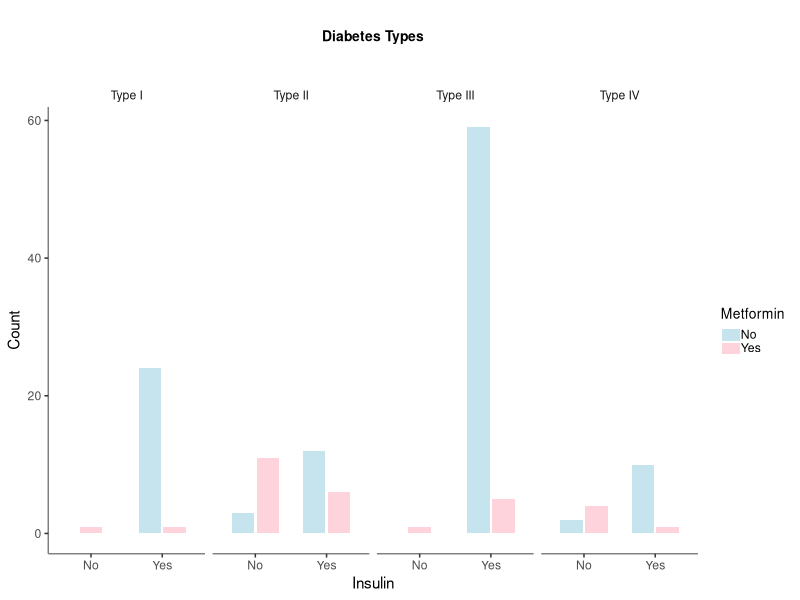
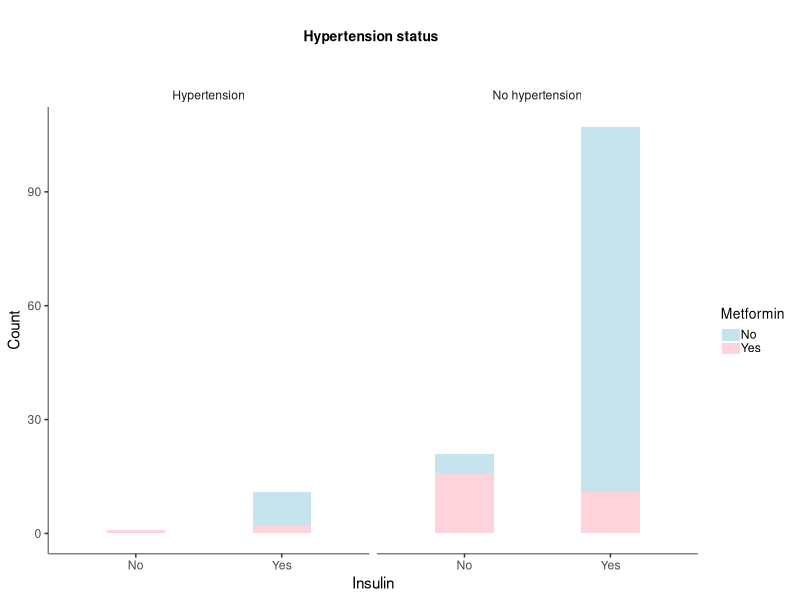
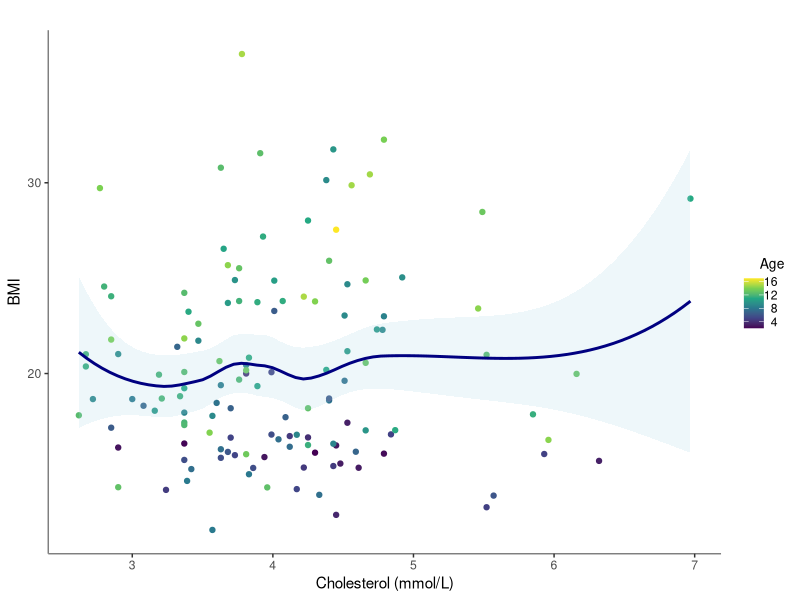

The R script that drew these images, in order:
## ---- chunk 1
#| message: FALSE
#| warnings: FALSE

library(tidyverse)
library(dplyr)
library(readr)

mexico_dm <- readr::read_csv(here::here("data-raw/Database_Mexican_children_with_different_types_of_DM.csv"))

## ---- chunk 2
## Data wranging

mexico_dm_exercise <- mexico_dm %>%
  rename(age = "2_Age_at_onset_DM") %>%
  rename(DM_type = "11_Type_of_DM") %>%
  rename(metformin = "4_Metformin_use") %>%
  rename(insulin = "5_Insulin_use") %>%
  rename(hypertension = "7_Hypertension") %>%
  rename(bmi = "9_BMI") %>%
  rename(cholesterol = "13_Cholesterol")

## ---- chunk 3
#| label: fig-diabetes-insulin1
#| fig-cap: "Insulin and Metformine use according to types of diabetes mellitus and hypertension status"
#| fig-subcap:
#|  - "Barplot with distribution of Insulin and Metformin users among DM patients, stratified by types of diabetes"
#|  - "Stacked barplot with distribution of Insulin and Metformin users among DM patients, stratified by hypertension status"
#| layout-ncol: 1


barplot_1 <- mexico_dm_exercise %>%
  mutate(insulin = ifelse(insulin == 1, "Yes", "No")) %>%
  mutate(metformin = ifelse(metformin == 1, "Yes", "No")) %>%
  mutate(hypertension = ifelse(hypertension == 1, "Hypertension", "No hypertension")) %>%
  filter(!is.na(insulin), !is.na(metformin)) %>%
  ggplot(aes(x = insulin, fill = metformin)) +
  geom_bar(position = position_dodge2(preserve = "single"), width = 0.7) +
  facet_grid(
    cols = vars(DM_type),
    labeller = labeller(DM_type = c("1" = "Type I", "2" = "Type II", "3" = "Type III", "4" = "Type IV"))
  )

barplot_1 +
  labs(
    title = "",
    subtitle = "Diabetes Types\n \n",
    x = "Insulin",
    y = "Count",
    fill = "Metformin"
  ) +
  scale_fill_manual(values = alpha(c("lightblue", "pink"), .7)) +
  theme(
    panel.background = element_rect(fill = NA),
    strip.background = element_rect(colour = "white", fill = "white"),
    axis.line = element_line(color = "gray50"),
    plot.title = element_text(hjust = 0, size = 10, face = "bold"),
    plot.subtitle = element_text(hjust = 0.5, size = 10, face = "bold"),
    legend.title = element_text(size = 10),
    legend.text = element_text(margin = margin(b = 1)),
    legend.key.height = unit(0.5, "lines"),
    legend.key.width = unit(1, "lines"),
    legend.key = element_rect(fill = "transparent", color = "transparent"),
    legend.spacing.y = unit(0.5, "lines")
  )

###

barplot_1_stacked <- mexico_dm_exercise %>%
  mutate(insulin = ifelse(insulin == 1, "Yes", "No")) %>%
  mutate(metformin = ifelse(metformin == 1, "Yes", "No")) %>%
  mutate(hypertension = ifelse(hypertension == 1, "Hypertension", "No hypertension")) %>%
  filter(!is.na(insulin), !is.na(metformin)) %>%
  ggplot(aes(x = insulin, fill = metformin)) +
  geom_bar(stat = "count", position = "stack", width = 0.4) +
  facet_grid(cols = vars(hypertension)) +
  labs(
    title = "",
    subtitle = "Hypertension status \n \n",
    x = "Insulin",
    y = "Count",
    fill = "Metformin"
  ) +
  scale_fill_manual(values = alpha(c("lightblue", "pink"), .7)) +
  theme(
    panel.background = element_rect(fill = NA),
    strip.background = element_rect(colour = "white", fill = "white"),
    axis.line = element_line(color = "gray50"),
    plot.title = element_text(hjust = 0, size = 10, face = "bold"),
    plot.subtitle = element_text(hjust = 0.5, size = 10, face = "bold"),
    legend.title = element_text(size = 10),
    legend.text = element_text(margin = margin(b = 1)),
    legend.key.height = unit(0.5, "lines"),
    legend.key.width = unit(1, "lines"),
    legend.key = element_rect(fill = "transparent", color = "transparent"),
    legend.spacing.y = unit(0.5, "lines")
  )

print(barplot_1_stacked)
## ---- chunk 4
#| fig-cap: "Scatterplot for BMI and cholesterol distribution by age"
#| label: fig-cholesterol-bmi-age
#| message: FALSE

# Scatterplot 1
scatterplot_1 <- mexico_dm_exercise %>%
  filter(!is.na(cholesterol), !is.na(bmi), !is.na(age)) %>%
  ggplot(aes(
    x = cholesterol,
    y = bmi,
    colour = age
  )) +
  geom_point(na.rm = TRUE) +
  geom_smooth(aes(group = 1), colour = "navy", fill = "lightblue", alpha = 0.2)

# label title and exes
scatterplot_1 +
  labs(
    title = "",
    x = "Cholesterol (mmol/L)",
    y = "BMI"
  ) +
  scale_color_viridis_c(name = "Age") +
  theme(
    panel.background = element_rect(fill = NA),
    strip.background = element_rect(colour = "white", fill = "white"),
    axis.line = element_line(color = "gray50"),
    plot.title = element_text(hjust = 0, size = 10, face = "bold"),
    plot.subtitle = element_text(hjust = 0.5, size = 10, face = "bold"),
    legend.title = element_text(size = 10, hjust = 1),
    legend.text = element_text(margin = margin(b = 0, r = 5)),
    legend.key.height = unit(0.5, "lines"),
    legend.key.width = unit(1, "lines"),
    legend.key = element_rect(fill = "transparent", color = "transparent"),
    legend.spacing.y = unit(0.5, "lines"),
    legend.text.align = 1
  )
